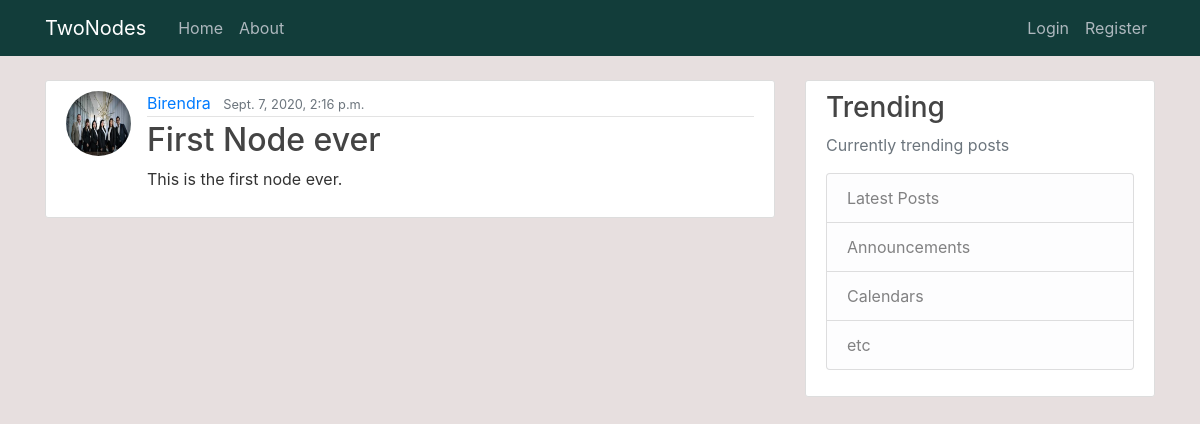
The app's page /post/1/ with its own data.
### blog/models.py (models this page shows, shortened)
class Post(models.Model):
    title = models.CharField(max_length=100)
    content = models.TextField()
    dateposted = models.DateTimeField(default=timezone.now)
    author = models.ForeignKey(User, on_delete= models.CASCADE)

### users/models.py (models this page shows, shortened)
class Profile(models.Model):
    user = models.OneToOneField(User, on_delete=models.CASCADE)
    image = models.ImageField(default='default.jpg', upload_to='profile_pics')

### blog/views.py (the view)
# urls.py: path('post/<int:pk>/', PostDetailView.as_view(), name = 'post-detail'),
class PostDetailView(DetailView):
    model = Post

### blog/templates/blog/post_detail.html
{% extends "blog/base.html" %}
{% block content %}
    <article class="media content-section">
        <img class="rounded-circle article-img" src="{{ object.author.profile.image.url}}" alt="Profiel Picture">
        <div class="media-body">
        <div class="article-metadata">
            <a class="mr-2" href="#">{{ object.author }}</a>
            <small class="text-muted">{{ post.dateposted }}</small>
        </div>
        <h2 class="article-title">{{ object.title }}</h2>
        <p class="article-content">{{ object.content }}</p>
        </div>
    </article>
{% endblock content %}

### blog/static/blog/main.css (style rules this page uses)
body { background: #e7dfdf; color: #333333; margin-top: 5rem; }
h1, h2, h3, h4, h5, h6 { color: #444444; }
.content-section { background: #ffffff; padding: 10px 20px; border: 1px solid #dddddd; border-radius: 3px; margin-bottom: 20px; }
.article-title { color: #444444; }
.article-content { white-space: pre-line; }
.article-img { height: 65px; width: 65px; margin-right: 16px; }
.article-metadata { padding-bottom: 1px; margin-bottom: 4px; border-bottom: 1px solid #e3e3e3; }

### records on screen
Post: author.profile.image (picture), author "Birendra", dateposted "Sept. 7, 2020, 2:16 p.m.", title "First Node ever", content "This is the first node ever."
